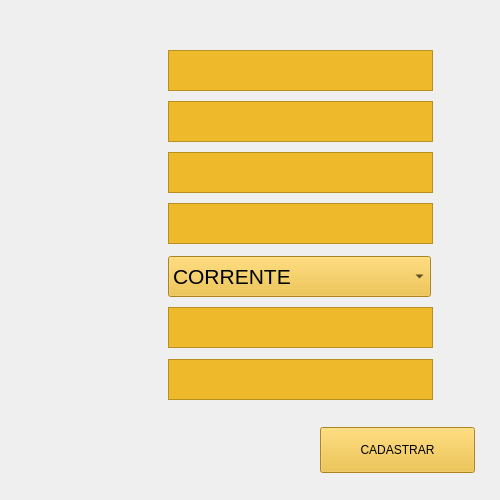
<?xml version="1.0" encoding="UTF-8"?>
<ui version="4.0">
 <class>MainWindow</class>
 <widget class="QMainWindow" name="MainWindow">
  <property name="geometry">
   <rect>
    <x>0</x>
    <y>0</y>
    <width>500</width>
    <height>500</height>
   </rect>
  </property>
  <property name="minimumSize">
   <size>
    <width>500</width>
    <height>500</height>
   </size>
  </property>
  <property name="maximumSize">
   <size>
    <width>500</width>
    <height>500</height>
   </size>
  </property>
  <property name="windowTitle">
   <string>Banco Assemble</string>
  </property>
  <widget class="QWidget" name="centralwidget">
   <widget class="QLabel" name="label">
    <property name="geometry">
     <rect>
      <x>0</x>
      <y>0</y>
      <width>501</width>
      <height>501</height>
     </rect>
    </property>
    <property name="font">
     <font>
      <kerning>false</kerning>
     </font>
    </property>
    <property name="styleSheet">
     <string notr="true">background-image: url(:/Cadastro Cliente/CadastroCliente.png);</string>
    </property>
    <property name="lineWidth">
     <number>0</number>
    </property>
    <property name="text">
     <string/>
    </property>
   </widget>
   <widget class="QTextEdit" name="name">
    <property name="geometry">
     <rect>
      <x>168</x>
      <y>50</y>
      <width>265</width>
      <height>41</height>
     </rect>
    </property>
    <property name="font">
     <font>
      <pointsize>16</pointsize>
     </font>
    </property>
    <property name="styleSheet">
     <string notr="true">background-color: rgb(238, 186, 43);</string>
    </property>
    <property name="html">
     <string>&lt;!DOCTYPE HTML PUBLIC &quot;-//W3C//DTD HTML 4.0//EN&quot; &quot;http://www.w3.org/TR/REC-html40/strict.dtd&quot;&gt;
&lt;html&gt;&lt;head&gt;&lt;meta name=&quot;qrichtext&quot; content=&quot;1&quot; /&gt;&lt;meta charset=&quot;utf-8&quot; /&gt;&lt;style type=&quot;text/css&quot;&gt;
p, li { white-space: pre-wrap; }
&lt;/style&gt;&lt;/head&gt;&lt;body style=&quot; font-family:'Segoe UI'; font-size:16pt; font-weight:400; font-style:normal;&quot;&gt;
&lt;p align=&quot;center&quot; style=&quot;-qt-paragraph-type:empty; margin-top:0px; margin-bottom:0px; margin-left:0px; margin-right:0px; -qt-block-indent:0; text-indent:0px;&quot;&gt;&lt;br /&gt;&lt;/p&gt;&lt;/body&gt;&lt;/html&gt;</string>
    </property>
   </widget>
   <widget class="QTextEdit" name="cpf">
    <property name="geometry">
     <rect>
      <x>168</x>
      <y>101</y>
      <width>265</width>
      <height>41</height>
     </rect>
    </property>
    <property name="font">
     <font>
      <pointsize>16</pointsize>
     </font>
    </property>
    <property name="styleSheet">
     <string notr="true">background-color: rgb(238, 186, 43);</string>
    </property>
    <property name="html">
     <string>&lt;!DOCTYPE HTML PUBLIC &quot;-//W3C//DTD HTML 4.0//EN&quot; &quot;http://www.w3.org/TR/REC-html40/strict.dtd&quot;&gt;
&lt;html&gt;&lt;head&gt;&lt;meta name=&quot;qrichtext&quot; content=&quot;1&quot; /&gt;&lt;meta charset=&quot;utf-8&quot; /&gt;&lt;style type=&quot;text/css&quot;&gt;
p, li { white-space: pre-wrap; }
&lt;/style&gt;&lt;/head&gt;&lt;body style=&quot; font-family:'Segoe UI'; font-size:16pt; font-weight:400; font-style:normal;&quot;&gt;
&lt;p align=&quot;center&quot; style=&quot;-qt-paragraph-type:empty; margin-top:0px; margin-bottom:0px; margin-left:0px; margin-right:0px; -qt-block-indent:0; text-indent:0px; font-size:9pt;&quot;&gt;&lt;br /&gt;&lt;/p&gt;&lt;/body&gt;&lt;/html&gt;</string>
    </property>
   </widget>
   <widget class="QTextEdit" name="telefone">
    <property name="geometry">
     <rect>
      <x>168</x>
      <y>152</y>
      <width>265</width>
      <height>41</height>
     </rect>
    </property>
    <property name="font">
     <font>
      <pointsize>16</pointsize>
     </font>
    </property>
    <property name="styleSheet">
     <string notr="true">background-color: rgb(238, 186, 43);</string>
    </property>
   </widget>
   <widget class="QTextEdit" name="address">
    <property name="geometry">
     <rect>
      <x>168</x>
      <y>203</y>
      <width>265</width>
      <height>41</height>
     </rect>
    </property>
    <property name="font">
     <font>
      <pointsize>16</pointsize>
     </font>
    </property>
    <property name="styleSheet">
     <string notr="true">background-color: rgb(238, 186, 43);</string>
    </property>
   </widget>
   <widget class="QTextEdit" name="overdraft">
    <property name="geometry">
     <rect>
      <x>168</x>
      <y>307</y>
      <width>265</width>
      <height>41</height>
     </rect>
    </property>
    <property name="font">
     <font>
      <pointsize>16</pointsize>
     </font>
    </property>
    <property name="styleSheet">
     <string notr="true">background-color: rgb(238, 186, 43);</string>
    </property>
   </widget>
   <widget class="QTextEdit" name="password">
    <property name="geometry">
     <rect>
      <x>168</x>
      <y>359</y>
      <width>265</width>
      <height>41</height>
     </rect>
    </property>
    <property name="font">
     <font>
      <pointsize>16</pointsize>
     </font>
    </property>
    <property name="styleSheet">
     <string notr="true">background-color: rgb(238, 186, 43);</string>
    </property>
   </widget>
   <widget class="QComboBox" name="tipodeconta">
    <property name="geometry">
     <rect>
      <x>168</x>
      <y>256</y>
      <width>263</width>
      <height>41</height>
     </rect>
    </property>
    <property name="font">
     <font>
      <pointsize>16</pointsize>
     </font>
    </property>
    <property name="styleSheet">
     <string notr="true">background-color: rgb(238, 186, 43);</string>
    </property>
    <item>
     <property name="text">
      <string>CORRENTE</string>
     </property>
    </item>
    <item>
     <property name="text">
      <string>POUPANÇA</string>
     </property>
    </item>
   </widget>
   <widget class="QPushButton" name="pushButton">
    <property name="geometry">
     <rect>
      <x>320</x>
      <y>427</y>
      <width>155</width>
      <height>46</height>
     </rect>
    </property>
    <property name="styleSheet">
     <string notr="true">background-color: rgb(238, 186, 43);</string>
    </property>
    <property name="text">
     <string>CADASTRAR</string>
    </property>
   </widget>
  </widget>
 </widget>
 <resources>
  <include location="../Images/Path.qrc"/>
 </resources>
 <connections/>
</ui>
